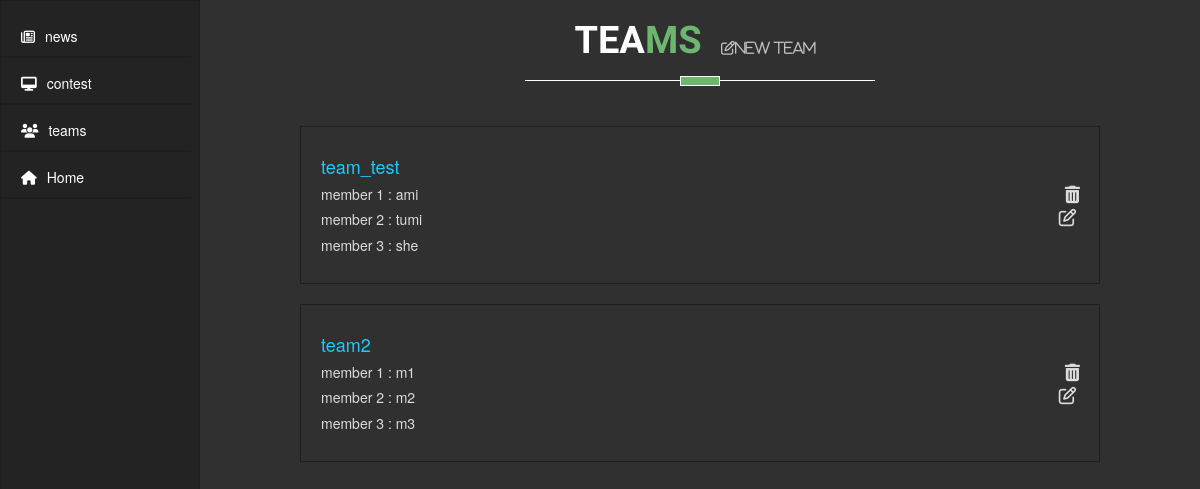
/news/teams/ (signed in), run on the app's committed database.
### news/models.py (models this page shows, shortened)
class Teams(models.Model):
    name = models.CharField(max_length=100)
    member1 = models.CharField(max_length=200)
    member2 = models.CharField(max_length=200)
    member3 = models.CharField(max_length=200)

### news/views.py (the view)
@user_passes_test(lambda u: u.is_authenticated, login_url=reverse_lazy('home:admin-err'))
def team_list(request):
    all_teams = Teams.objects.all()
    return render(request, 'news/team_page.html', {'all_teams': all_teams})

### news/templates/news/team_page.html (shortened to what this page needs)
{% extends 'news/news_base.html' %} {% block style %} {% load staticfiles %}
<link rel="stylesheet" type="text/css" href="{% static 'news/css/team_page.css' %}" /> {% endblock %}{% block left-nav %}
<ul>
    <li><a href="{% url 'news:news-page' %}"><i class="fa fa-newspaper-o" aria-hidden="true" style="padding-right:10px;"></i>news</a></li>
    <li><a href="{% url 'news:contest-page' %}"><i class="fa fa-desktop"></i>contest</a></li>
    <li><a href=""><i class="fa fa-users"></i>teams</a></li>
    <li><a href="{% url 'home:index' %}"><i class="fa fa-home" aria-hidden="true"></i>Home</a></li>
</ul>
{% endblock %} {% block body %}
<div class="post-block">
    <div class="title text-center wow fadeIn" data-wow-duration="1500ms">
        <h2>tea<span class="two-color">ms</span> {% if user.is_superuser %}
        <a href="{% url 'news:add-team' %}" class="edit-ico"><i class="fa fa-edit">new team</i></a> {% endif %}</h2>
        <div class="border"></div>
    </div>
    {% for team in all_teams %}
    <div class="single-post">
        <div class="from-info">
            <h4>{{team.name}}</h4>
            <h5>member 1 : {{team.member1}}</h5>
            <h5>member 2 : {{team.member2}}</h5>
            <h5>member 3 : {{team.member3}}</h5>
        </div>
        {% if user.is_superuser %}
        <div class="option">
            <form action="{% url 'news:delete-team' team.id %}" method="post">
                <button class="mybtn-red" type="submit"><i class="fa fa-trash fa-lg"></i></button>
            </form>
            <a class="mybtn" href="{% url 'news:edit-team' team.id %}"><i class="fa fa-edit fa-lg"></i></a>
        </div>
        {% endif %}
    </div>
    {% endfor %}
</div>
{% endblock %}

### news/static/news/css/news.css (style rules this page uses)
body { margin-left: 200px; background-color: #303030; color: gainsboro; }
a, a:hover { text-decoration: none; }
ul { margin: 0px; padding-top: 10px; padding-left: 0px; }
ul li { list-style: none; text-decoration: none; }
ul li a { display: block; width: 190px; border-bottom: 2px solid #1e1e1e; padding-top: 5px; padding-left: 10px; text-decoration: none; }
.left-navbar a, .left-navbar a:hover { color: #fff !important; line-height: 40px; display: inline-block; }
.fa { padding: 10px; }

### news/static/news/css/team_page.css (style rules this page uses)
.two-color { color: #6CB670; }
.title { padding-bottom: 30px; }
.title h2 { font-family: 'Federo', sans-serif; text-transform: uppercase; font-weight: 700; font-size: 38px; color: #fff; }
.border { border-top: 1px solid #fff; height: 1px; margin: 15px auto 0; position: relative; width: 35%; padding-bottom: 15px; }
.border:before { background-color: #6CB670; border: 1px ridge #fff; content: ""; height: 10px; left: 50%; margin-left: -20px; position: absolute; top: -5px; width: 40px; }
.edit-ico i { text-decoration: none; font-size: 14px; color: white; opacity: .7; }
.single-post { width: 80%; border: 1px solid #1e1e1e; display: block; margin: auto; margin-bottom: 20px; padding: 20px; }
.mybtn, .mybtn-red { background-color: transparent; border: none; color: gainsboro; padding-right: 10px; }
.option { position: absolute; right: 0; padding-right: 100px; margin-top: -80px; }
.from-info h4 { color: #1dcaff; }

### data on the page
Teams: name "team_test", member1 "ami", member2 "tumi", member3 "she"
Teams: name "team2", member1 "m1", member2 "m2", member3 "m3"
